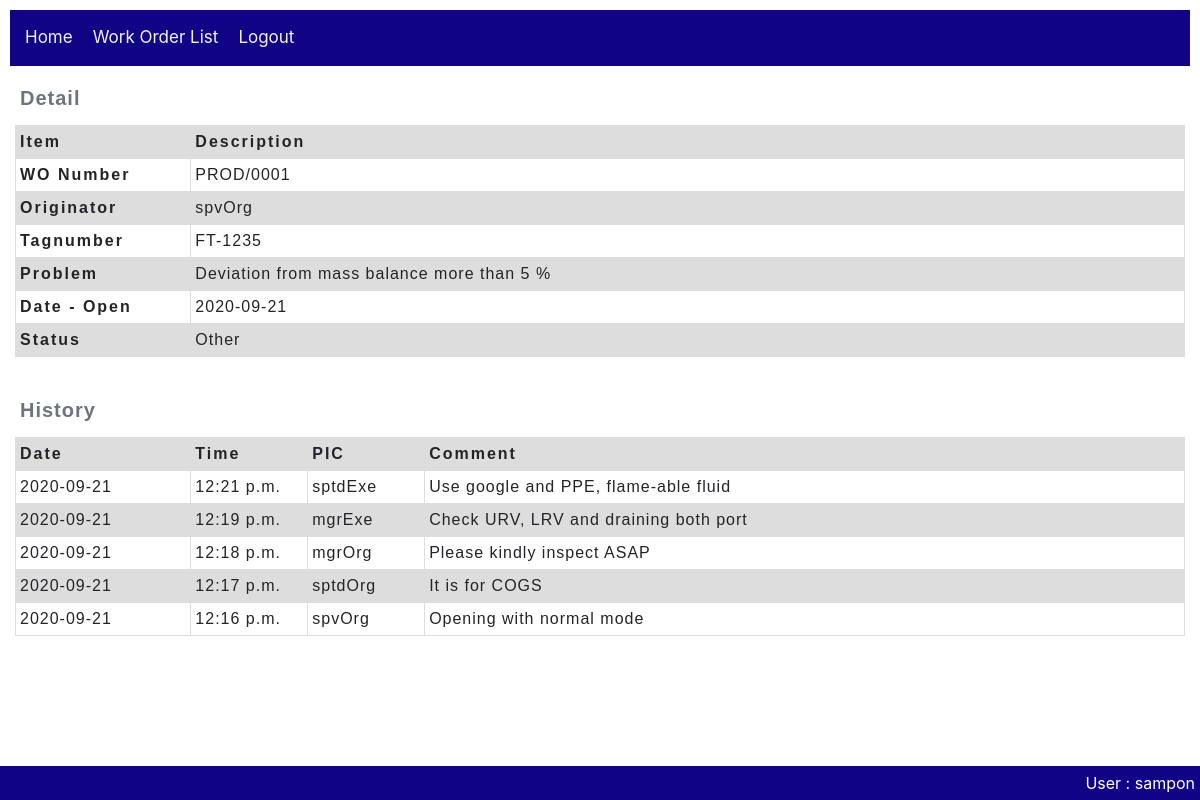
Page /workOrder/work_order/1 (signed in) on the committed database.
### workOrder/models.py (models this page shows, shortened)
class Work_order(models.Model):
    wo_number = models.CharField(max_length=20, null=True)
    tagnumber = models.CharField(max_length=50, null=True, help_text='Enter tagnumber(eg. FT-1405)')
    problem = models.TextField(max_length=1000, null=True)
    originator = models.ForeignKey(User,
        on_delete=models.SET_NULL,
        null=True)
    dest_section = models.ForeignKey(Section,
        on_delete=models.SET_NULL,
        null=True)
    date_open = models.DateField()
    date_finish = models.DateField(null=True)
    status = models.ForeignKey(Action,
        on_delete=models.SET_NULL,
        null=True)
    priority = models.ForeignKey(Wo_priority,
        on_delete=models.SET_NULL,
        null=True)
    current_user_id = models.IntegerField(null=True)
    executor_user_id = models.IntegerField(null=True)
    class Meta:
        ordering = ['originator','status','wo_number']

class Wo_journal(models.Model):
    comment = models.CharField(max_length=200, null=True)
    date = models.DateField(null=True)
    time = models.TimeField(null=True)
    concern_user = models.ForeignKey(User,
        on_delete=models.SET_NULL,
        null=True)
    wO_on_process = models.ForeignKey(Work_order,
        on_delete=models.SET_NULL,
        null=True)
    action = models.ForeignKey(Action,
        on_delete=models.SET_NULL,
        null=True)
    class Meta:
        ordering = ['-date', '-time']

### workOrder/views.py (the view)
# urls.py: path('work_order/<int:pk>', views.Work_orderDetailView.as_view(), name='work_order-detail'),
class Work_orderDetailView(LoginRequiredMixin, generic.DetailView):
    model = Work_order #prinsipnya dengan ini saja sdh cukup, namun kita perlu tambahan info di bawah ini
    def get_context_data(self, **kwargs):
        context = super().get_context_data(**kwargs)
        wo_current_user_id = context['object'].current_user_id
        userId = self.request.user.id
        allowAction = False
        if wo_current_user_id == userId:
            allowAction = True
        context['allowAction'] = allowAction
        context['woPK'] = context['object'].id
        context['journal_list'] = Wo_journal.objects.filter(wO_on_process=context['object'].id)
        return context

### utility/models.py (called while the page is built)
    def __str__(self):
        return self.name

### workOrder/templates/workOrder/work_order_detail.html (shortened to what this page needs)
{% extends "base_workOrder.html" %}
{% block content %}
  {% include 'woHeader.html' %}
  <p>
  </p>
  {% if journal_list %}
    <table class="WoHistory">
      <caption>History</caption>
      <thead>
        <tr>
          <th scope="col">Date</th>
          <th scope="col">Time</th>
          <th scope="col">PIC</th>
          <th scope="col">Comment</th>
        </tr>
      </thead>
      <tbody>
        {% for journal in journal_list %}
          <tr>
            <td>
              {{journal.date}}
            </td>
            <td>
              {{journal.time}}
            </td>
            <td>
              {{journal.concern_user}}
            </td>
            <td>
              {{journal.comment}}
            </td>
          </tr>
        {% endfor %}
      </tbody>
    </table>
  {% else %}
    <p>There are no histories</p>
  {% endif %}
{% endblock %}

### workOrder/templates/base_workOrder.html (shortened to what this page needs)
<!DOCTYPE html>
<html lang="en">
    <head>
        <link rel="stylesheet" href="https://stackpath.bootstrapcdn.com/bootstrap/4.1.3/css/bootstrap.min.css">
        <link rel="stylesheet" href="http://code.jquery.com/ui/1.11.0/themes/smoothness/jquery-ui.css">
        {% load static %}
        <link rel="stylesheet" href="{% static 'css/styles.css' %}">
    </head>
    <body>
        <div class="topnav">
            <ul>
                <li><a href="{% url 'home-cmms' %}">Home</a></li>
                {% if user.is_authenticated %}
                    <li><a href="{% url 'workOrder:work_orders'%}">Work Order List</a></li>
                    <li><a href="{% url 'logout'%}?next={{request.path}}">Logout</a></li>
                {% else %}
                    <li><a href="{% url 'login'%}?next={{request.path}}">Login</a></li>
                {% endif %}
            </ul>
        </div>
        <div>{% block content %}{% endblock %}</div>
        <div class="footer">
            {% if user.is_authenticated %}
                User : {{ user.get_username }}
            {% endif %}
        </div>
    </body>
</html>

### workOrder/templates/woHeader.html (shortened to what this page needs)
{% block content %}
    <table class="WoHeader">
        <caption>Detail</caption>
        <thead>
            <tr>
                <th scope="col">Item</th>
                <th scope="col">Description</th>
            </tr>
        </thead>
        <tbody>
            <tr>
                <th scope="row">WO Number</th>
                <td>{{ work_order.wo_number }}</td>
            </tr>
            <tr>
                <th scope="row">Originator</th>
                <td>{{ work_order.originator }}</td>
            </tr>
            <tr>
                <th scope="row">Tagnumber</th>
                <td>{{ work_order.tagnumber }}</td>
            </tr>
            <tr>
                <th scope="row">Problem</th>
                <td>{{ work_order.problem }}</td>
            </tr>
            <tr>
                <th scope="row">Date - Open</th>
                <td>{{ work_order.date_open }}</td>
            </tr>
            <tr>
                <th scope="row">Status</th>
                <td id = "status"></td>
            </tr>
        </tbody>
    </table>
{% endblock %}

### workOrder/static/css/styles.css (style rules this page uses)
* { padding: 5px; }
.topnav { overflow: hidden; background-color: rgb(16, 3, 133); }
.topnav ul { list-style-type: none; margin: 0; padding: 0; overflow: hidden; background-color: rgb(16, 3, 133); }
.topnav ul li { float: left; color: #f2f2f2; text-align: center; padding: 5px; text-decoration: none; font-size: 17px; }
.topnav ul li a { float: left; color: #f2f2f2; text-align: center; padding: 5px; text-decoration: none; font-size: 17px; }
.footer { position: fixed; left: 0; bottom: 0; width: 100%; background-color: rgb(16, 3, 133); color: white; text-align: right; }
* { box-sizing: border-box; }
table { table-layout: fixed; width: 100%; border-collapse: collapse; }
caption { font-family: sans-serif; font-size: 20px; font-weight: bold; caption-side: top; text-align: left; letter-spacing: 1px; }
td, th { border: 1px solid #dddddd; text-align: left; padding: 4px; }
th { letter-spacing: 2px; }
td { letter-spacing: 1px; }
thead th { background-color: #dddddd; }
tr:nth-child(even) { background-color: #dddddd; }
table.WoHeader { font-family: arial, sans-serif; }
table.WoHeader thead th:nth-child(1) { width: 15%; }
table.WoHistory { font-family: arial, sans-serif; }
table.WoHistory thead th:nth-child(1) { width: 15%; }
table.WoHistory thead th:nth-child(2) { width: 10%; }
table.WoHistory thead th:nth-child(3) { width: 10%; }

### rows in the picture
Work_order: wo_number "PROD/0001", originator "spvOrg", tagnumber "FT-1235", problem "Deviation from mass balance more than 5 %", date_open "2020-09-21"
Wo_journal: date "2020-09-21", time "12:21 p.m.", concern_user "sptdExe", comment "Use google and PPE, flame-able fluid"
Wo_journal: date "2020-09-21", time "12:19 p.m.", concern_user "mgrExe", comment "Check URV, LRV and draining both port"
Wo_journal: date "2020-09-21", time "12:18 p.m.", concern_user "mgrOrg", comment "Please kindly inspect ASAP"
Wo_journal: date "2020-09-21", time "12:17 p.m.", concern_user "sptdOrg", comment "It is for COGS"
Wo_journal: date "2020-09-21", time "12:16 p.m.", concern_user "spvOrg", comment "Opening with normal mode"

### other values in the picture
{{ user.get_username }} "sampon"
